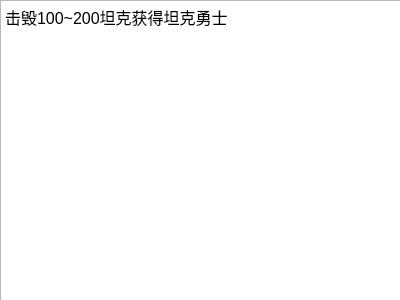
<?xml version="1.0" encoding="UTF-8"?>
<ui version="4.0">
 <class>number_2</class>
 <widget class="QWidget" name="number_2">
  <property name="geometry">
   <rect>
    <x>0</x>
    <y>0</y>
    <width>400</width>
    <height>300</height>
   </rect>
  </property>
  <property name="windowTitle">
   <string>Form</string>
  </property>
  <widget class="QTextBrowser" name="textBrowser">
   <property name="geometry">
    <rect>
     <x>0</x>
     <y>0</y>
     <width>421</width>
     <height>351</height>
    </rect>
   </property>
   <property name="html">
    <string>&lt;!DOCTYPE HTML PUBLIC &quot;-//W3C//DTD HTML 4.0//EN&quot; &quot;http://www.w3.org/TR/REC-html40/strict.dtd&quot;&gt;
&lt;html&gt;&lt;head&gt;&lt;meta name=&quot;qrichtext&quot; content=&quot;1&quot; /&gt;&lt;style type=&quot;text/css&quot;&gt;
p, li { white-space: pre-wrap; }
&lt;/style&gt;&lt;/head&gt;&lt;body style=&quot; font-family:'SimSun'; font-size:9pt; font-weight:400; font-style:normal;&quot;&gt;
&lt;p style=&quot; margin-top:12px; margin-bottom:12px; margin-left:0px; margin-right:0px; -qt-block-indent:0; text-indent:0px;&quot;&gt;&lt;span style=&quot; font-family:'宋体'; font-size:12pt;&quot;&gt;击毁100~200坦克获得坦克勇士&lt;/span&gt;&lt;span style=&quot; font-family:'Calibri'; font-size:12pt;&quot;&gt;&lt;br /&gt;&lt;/span&gt;&lt;/p&gt;&lt;/body&gt;&lt;/html&gt;</string>
   </property>
  </widget>
 </widget>
 <resources/>
 <connections/>
</ui>
